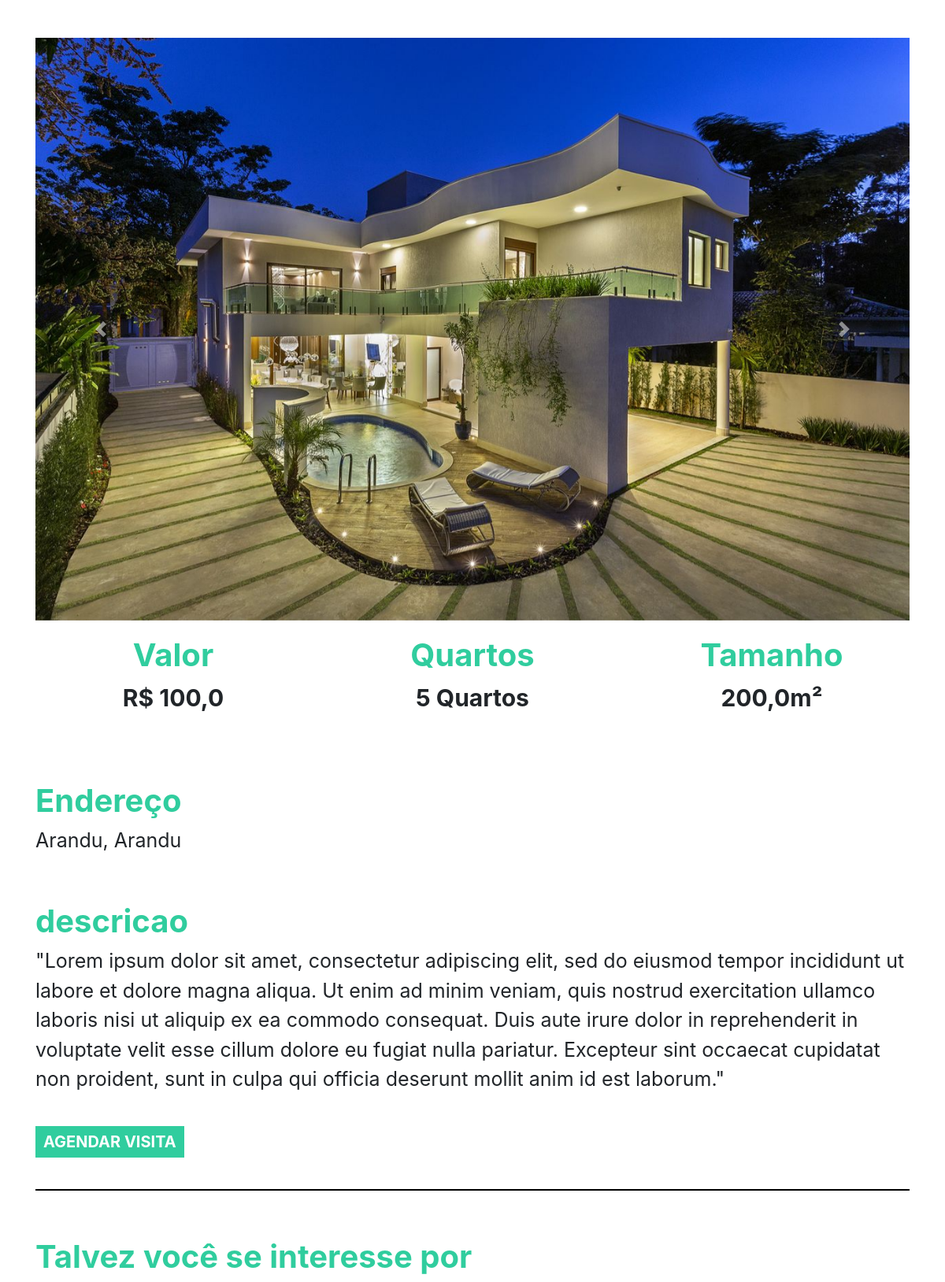
Page /imovel/2 on the committed database.
### plataforma/models.py (models this page shows, shortened)
class Imagem(models.Model):
    img = models.ImageField(upload_to='img')
    class Meta:
        verbose_name = "Imagem"
        verbose_name_plural = "Imagens"
    def __str__(self) -> str:
        return self.img.url

class Imovel(models.Model):
    choices = (('V', 'Venda'),
              ('A', 'Aluguel'))
    choices_imovel = (('A', 'Apartamento'),
                      ('C', 'Casa'))
    imagens      = models.ManyToManyField(Imagem)
    valor        = models.FloatField()
    quartos      = models.IntegerField()
    tamanho      = models.FloatField()
    cidade       = models.ForeignKey(Cidade, on_delete=models.DO_NOTHING)
    rua          = models.CharField(max_length=50)
    tipo         = models.CharField(max_length=1, choices=choices)
    tipo_imovel  = models.CharField(max_length=1, choices=choices_imovel)
    numero       = models.IntegerField()
    descricao    = models.TextField()
    dias_visita  = models.ManyToManyField(DiasVisita)
    horarios     = models.ManyToManyField(Horario)
    class Meta:
        verbose_name = "Imóvel"
        verbose_name_plural = "Imóveis"

class Cidade(models.Model):
    nome = models.CharField(max_length=30)
    def __str__(self) -> str:
        return self.nome

### plataforma/views.py (the view)
# urls.py: path('imovel/<str:id>', views.imovel, name="imovel"),
def imovel(request, id):
    imovel    = get_object_or_404(Imovel, id=id)
    sugestoes = Imovel.objects.filter(cidade=imovel.cidade).exclude(id=id)[:2]
    return render(request, 'imovel.html', {'imovel': imovel, 'sugestoes': sugestoes, 'id': id})

### plataforma/models.py (called while the page is built)
    def __str__(self) -> str:
        return self.dia

    def __str__(self) -> str:
        return str(self.horario)

### plataforma/templates/imovel.html (shortened to what this page needs)
{% extends 'base.html' %}
{% load static %}
{% block 'head' %}
<link rel="stylesheet" href="{% static 'plataforma/css/home.css' %}">
{% endblock %}
{% block 'body' %}
<div style="text-align: center" class="container">
    <br>
    <br>
    <div id="carouselExampleControls" class="carousel slide" data-ride="carousel">
        <div class="carousel-inner">
            {% for img in imovel.imagens.all %}
            <div class="carousel-item {% if forloop.first %} active {% endif %}">
                <img class="d-block w-100" src="{{img}}" alt="First slide">
            </div>
            {% endfor %}
        </div>
        <a class="carousel-control-prev" href="#carouselExampleControls" role="button" data-slide="prev">
            <span class="carousel-control-prev-icon" aria-hidden="true"></span>
        </a>
        <a class="carousel-control-next" href="#carouselExampleControls" role="button" data-slide="next">
            <span class="carousel-control-next-icon" aria-hidden="true"></span>
        </a>
    </div>
    <div class="row">
        <div class="col-md">
            <h3 class="titulo_especificacao">Valor</h3>
            <p class="especificacao">R$ {{imovel.valor}}</p>
        </div>
        <div class="col-md">
            <h3 class="titulo_especificacao">Quartos</h3>
            <p class="especificacao">{{imovel.quartos}} Quartos</p>
        </div>
        <div class="col-md">
            <h3 class="titulo_especificacao">Tamanho</h3>
            <p class="especificacao">{{imovel.tamanho}}m²</p>
        </div>
    </div>
    <br>
    <br>
    <div style="text-align: left">
        <h3 class="titulo_especificacao">Endereço</h3>
        <p class="especificacao_endereco">{{imovel.rua}}, {{imovel.cidade }}</p>
    </div>
    <br>
    <div style="text-align: left">
        <h3 class="titulo_especificacao">descricao</h3>
        <p class="especificacao_endereco">{{imovel.descricao}}</p>
        <br>
        <button class="btn_agendar_visita" data-toggle="modal" data-target="#exampleModal">AGENDAR VISITA</button>
        <br>
        <br>
    </div>
    <hr style="border: 1px solid black">
    <br>
    <div class="div_possivel_interesse">
        <h3 class="titulo_especificacao">Talvez você se interesse por</h3>
    </div>
</div>
{% endblock %}

### templates/static/plataforma/css/home.css (style rules this page uses)
.titulo_especificacao { color: #30CD9E; font-weight: bold; margin-top: 20px; font-size: 40px; }
.especificacao { font-size: 30px; font-weight: bold; }
.especificacao_endereco { font-size: 25px; }
.btn_agendar_visita { border: none; background-color: #30CD9E; color: white; font-weight: bold; font-size: 20px; padding: 5px 10px 5px 10px; }
.div_possivel_interesse { text-align: left; }

### rows in the picture
Imagem: img (picture)
Imovel: valor "100,0", quartos "5", tamanho "200,0", rua "Arandu", cidade "Arandu", descricao "\"Lorem ipsum dolor sit amet, consectetur adipiscing elit, sed do eiusmod tempor incididunt ut labore et dolore magna aliqua. Ut enim ad minim veniam, quis nostrud exercitation ullamco laboris nisi ut aliquip ex ea commodo consequat. Duis aute irure dolor in reprehenderit in voluptate velit esse cillum dolore eu fugiat nulla pariatur. Excepteur sint occaecat cupidatat non proident, sunt in culpa qui officia deserunt mollit anim id est laborum.\""
